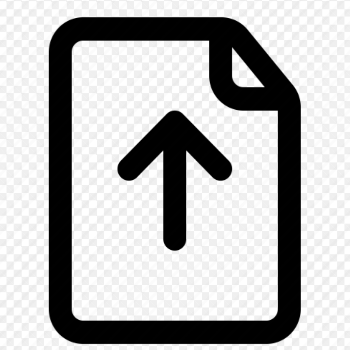
#> input picture upload_symbol.png, 350 x 350 px, given in place of image_left.png, which was not available
$ python -i stitch.py   (imports and definitions only)
#> lines starting #> are read from the running program, lines starting #| are printed output that depends on the picture; pictures that were not available may be replaced by others from this repository, and a replacement may not be noted
from tkinter import *
import tkinter.filedialog as fdialog
import cv2
import stitch
import numpy as np
import random
import matplotlib.pyplot as plt

# [44 lines left out: functions findFeatures, matchFeatures, stitch, not called in this run]


>>> result = stitch()
#> in stitch, leftimage is the input picture: shape (350, 350, 3); mean B, G, R 183.5, 183.5, 183.5
#> in findFeatures, `keypoints, descriptors = sift.detectAndCompute(img, None)`: keypoints = 80 keypoints; strongest (x, y, size): (243, 75, 15.8), (219, 167, 17.2), (130, 167, 17.4), (173, 143, 40)
#> in findFeatures, `img = cv2.drawKeypoints(img, keypoints, outImage = None)`:
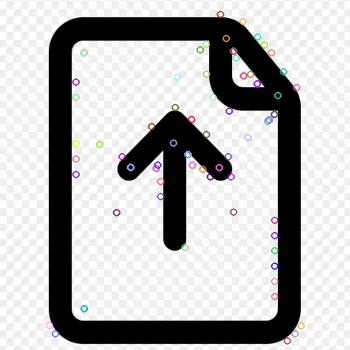
#> img: shape (350, 350, 3); mean B, G, R 182.7, 182.5, 182.8
#> in stitch, `keypointsleft, featuresleft = findFeatures(leftimage)`: keypointsleft has the same summary as keypoints in findFeatures
#> in findFeatures (call 2), `img = cv2.drawKeypoints(img, keypoints, outImage = None)`:
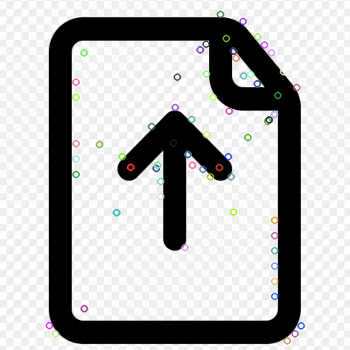
#> img: shape (350, 350, 3); mean B, G, R 182.6, 182.6, 182.6
#> in stitch, `keypointsright, featuresright = findFeatures(rightimage)`: keypointsright has the same summary as keypoints in findFeatures
#> in matchFeatures, `matches = matcher.knnMatch(featuresright, featuresleft, k=2)`: matches = 80 matches
#> the loop in stitch, `for m in matches:` made 80 passes
#> in stitch, `source = np.float32([keypointsright[m.queryIdx].pt for m in matches[:,..`: source = 80 rows, first 8: [48.89, 325.1], [54.99, 333.4], [75.58, 81.62], [75.6, 174], [75.62, 96.83], [75.66, 158.4], [75.67, 143.2], [83.6, 52.46]
#> in stitch, `destination = np.float32([keypointsleft[m.trainIdx].pt for m in matche..`: destination has the same summary as source
#> in stitch, `H, masked = cv2.findHomography(source, destination, cv2.RANSAC, 5.0)`: H = [[1, -3.5e-16, 1.57e-13], [1.23e-15, 1, -2.04e-13], [6.57e-18, -1.9e-18, 1]]; masked = 80 values from 1 to 1
#> in stitch, `final = cv2.warpPerspective(rightimage, H, (leftimage.shape[1] + right..`:
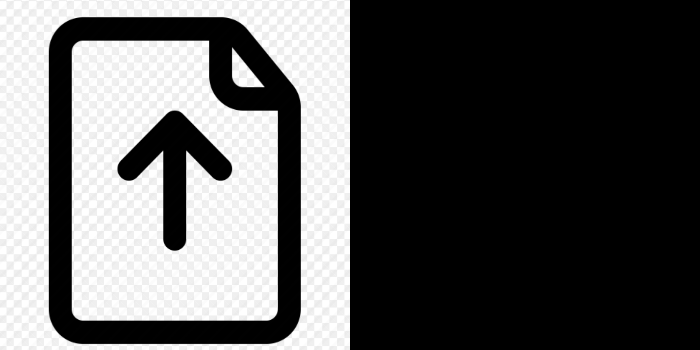
#> final: shape (350, 700, 3); mean B, G, R 91.8, 91.8, 91.8
#> in stitch, `final=cv2.resize(final,(350,350))`:
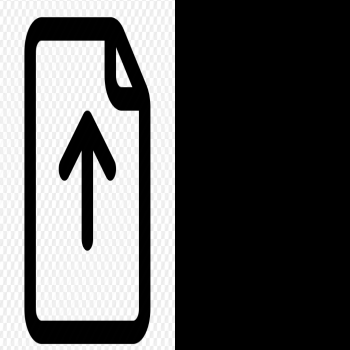
#> final: shape (350, 350, 3); mean B, G, R 91.8, 91.8, 91.8
